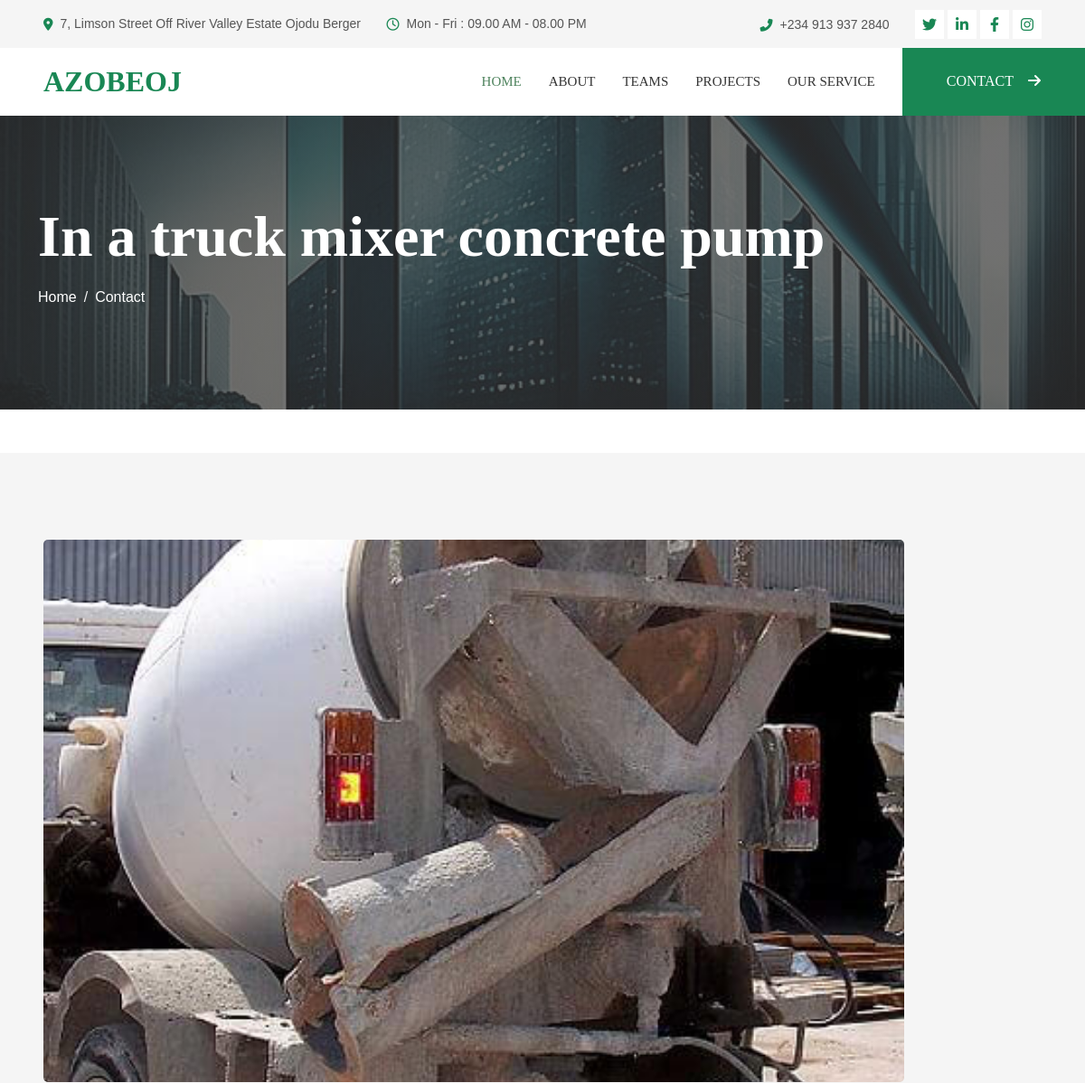
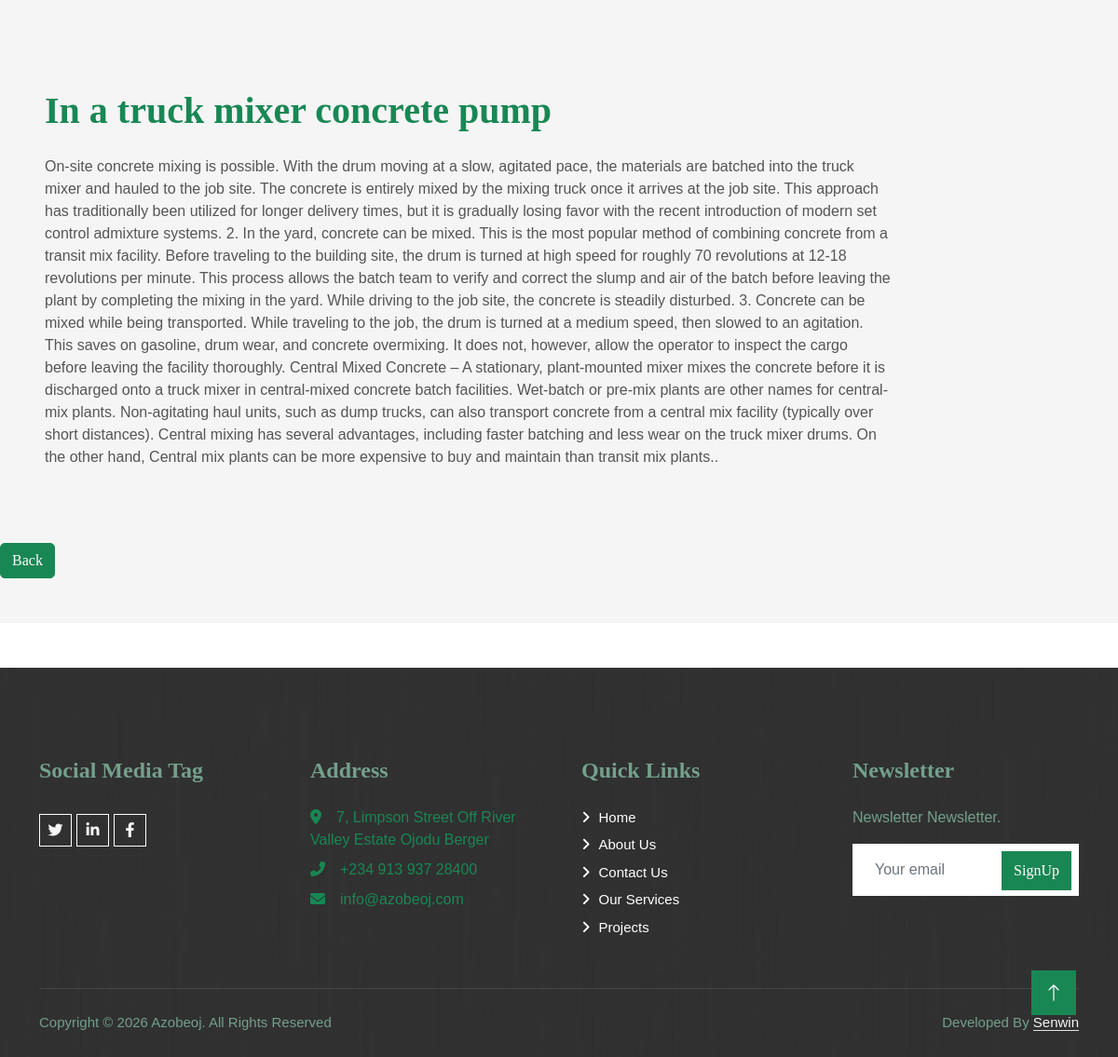
/projects_detail/2/, run on the app's committed database (2 pictures, top to bottom).
### azobeoj/models.py (models this page shows, shortened)
class AzobeojProjectsMainPost(models.Model):
    projects_title = models.CharField(max_length=255, blank=True, null=True)
    projects_description = models.TextField()
    projects_slug = models.SlugField (max_length=255,blank=True, null=True)
    projects_magnus_img = models.ImageField(upload_to='project_images/')
    projects_publish_date = models.DateTimeField (auto_now_add= True)
    projects_author = models.ForeignKey(User, on_delete=models.CASCADE)
    class Meta:
        ordering =['-projects_publish_date']

### azobeoj/views.py (the view, shortened to what this page needs)
# urls.py: path('projects_detail/<int:pk>/', ProjectsViewArticleDetail.as_view(), name="projects_detail"),
class ProjectsViewArticleDetail(DetailView):
    model = AzobeojProjectsMainPost
    template_name = 'azobeoj/project_article_detail.html'

### templates/azobeoj/project_article_detail.html (shortened to what this page needs)
{% extends "base.html" %}
{% load static %}
{% block content%}
<div>
    <div class="container-fluid page-header py-5 mb-5">
        <div class="container py-5">
            <h1 class="display-3 text-white mb-3 animated slideInDown">{{ object.projects_title }}</h1>
            <nav aria-label="breadcrumb animated slideInDown">
                <ol class="breadcrumb">
                    <li class="breadcrumb-item"><a class="text-white" href="{% url 'home' %}">Home</a></li>
                    <li class="breadcrumb-item"><a class="text-white" href="{% url 'contact' %}">Contact</a></li>
                </ol>
            </nav>
        </div>
    </div>
    <div class="container-fluid bg-light overflow-hidden my-7 px-lg-0">
        <div class="container about px-lg-0">
            <div class="row g-0 mx-lg-0">
                <div class="col-lg-10 about-text py-5 wow fadeIn" data-wow-delay="0.5s">
                </div>
                <div class="col-lg-10 ps-lg-5" style="min-height: 600px;">
                    <div class="position-relative h-100">
                        <img class="position-absolute img-fluid w-100 h-100" src="{{ object.projects_magnus_img.url }}" style="object-fit: cover; border-radius: 5px;" alt="">
                    </div>
                </div>
                <div class="col-lg-10 about-text py-5 wow fadeIn" data-wow-delay="0.5s">
                    <div class="p-lg-5 pe-lg-0">
                        <h1 class="display-7 mb-4">{{ object.projects_title }}</h1>
                        <p class="mb-4 pb-2">{{ object.projects_description }}.</p>
                    </div>
                    <div class="btn-wrapper">
                        <a href=""onclick="history.back(); return false;" class="btn btn-primary"style="border-radius: 5px;font-family: Georgia;"> Back </a>
                    </div>
                </div>
            </div>
        </div>
    </div>
</div>
{% endblock %}

### static/css/style.css (style rules this page uses)
:root { --primary: #4e835d; --light: #F5F5F5; --dark: #353535; font-family: Georgia; }
.btn-primary { color: #000; background-color: #198754; border-color: #198754; font-family: Georgia; }
p { margin-top: 0; margin-bottom: 1rem; font-family:sans-serif; }
a { color: #198754; text-decoration: none; }
h1, .h1, h2, .h2, h3, .h3, h4, .h4, h5, .h5, h6, .h6 { margin-top: 0; margin-bottom: .5rem; font-family:Georgia; font-weight: 700; line-height: 1.2; color: #198754; }
body { margin: 0; font-family:sans-serif; font-size: 1rem; font-weight: 400; line-height: 1.5; color: #555; background-color: #fff; -webkit-text-size-adjust: 100%; -webkit-tap-highlight-color: rgba(0, 0, 0, 0); }
.h-100 { height: 80%; }
.btn { font-weight: 500; transition: .5s; }
.btn.btn-primary, .btn.btn-secondary { color: #FFFFFF; }
.page-header { background: linear-gradient(rgba(53, 53, 53, .7), rgba(53, 53, 53, .7)), url(../img/carousel-1.jpg) center center no-repeat; background-size: cover; }
.breadcrumb-item + .breadcrumb-item::before { color: var(--light); }
@media (min-width: 992px) { .container.about { max-width: 100% !important; } }
@media (min-width: 992px) { .about-text { padding-right: calc(((100% - 960px) / 2) + .75rem); } }
@media (min-width: 1200px) { .about-text { padding-right: calc(((100% - 1140px) / 2) + .75rem); } }

### data on the page
AzobeojProjectsMainPost: projects_title "In a truck mixer concrete pump", projects_magnus_img (picture), projects_description "On-site concrete mixing is possible. With the drum moving at a slow, agitated pace, the materials are batched into the truck mixer and hauled to the job site. The concrete is entirely mixed by the mixing truck once it arrives at the job site. This approach has traditionally been utilized for longer delivery times, but it is gradually losing favor with the recent introduction of modern set control admixture systems. 2. In the yard, concrete can be mixed. This is the most popular method of combining concrete from a transit mix facility. Before traveling to the building site, the drum is turned at high speed for roughly 70 revolutions at 12-18 revolutions per minute. This process allows the…"
